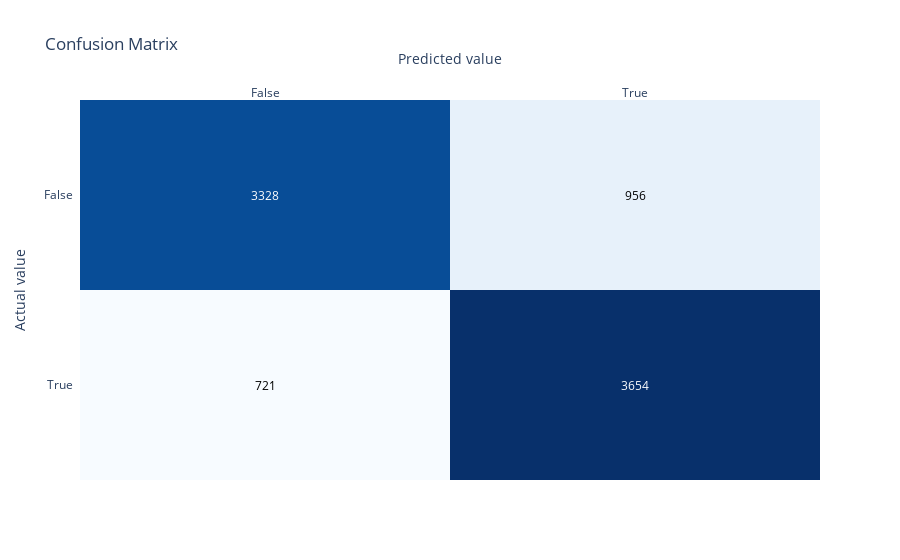

The code cell stored with this chart in its notebook:
### Code cell
base_CatBoost_Mixed.fit(df_train_Mixed, label="Transported", fit_kwargs=base_fit_kwargs_Mixed, metric_list=["accuracy", "roc_auc", "f1", "confusion_matrix"], metric_opt_dir_list=["max", "max","max", "compr"])

### Figure 1 — Plotly figure (JSON) as saved in the notebook; plotly's stock layout.template omitted (floating-point values rounded to 4 significant figures)
{"data": [{"colorscale": [[0, "rgb(247,251,255)"], [0.125, "rgb(222,235,247)"], [0.25, "rgb(198,219,239)"], [0.375, "rgb(158,202,225)"], [0.5, "rgb(107,174,214)"], [0.625, "rgb(66,146,198)"], [0.75, "rgb(33,113,181)"], [0.875, "rgb(8,81,156)"], [1, "rgb(8,48,107)"]], "reversescale": false, "showscale": false, "type": "heatmap", "x": ["False", "True"], "y": ["False", "True"], "z": [[3328, 956], [721, 3654]]}], "layout": {"annotations": [{"font": {"color": "#FFFFFF"}, "showarrow": false, "text": "3328", "x": "False", "xref": "x", "y": "False", "yref": "y"}, {"font": {"color": "#000000"}, "showarrow": false, "text": "956", "x": "True", "xref": "x", "y": "False", "yref": "y"}, {"font": {"color": "#000000"}, "showarrow": false, "text": "721", "x": "False", "xref": "x", "y": "True", "yref": "y"}, {"font": {"color": "#FFFFFF"}, "showarrow": false, "text": "3654", "x": "True", "xref": "x", "y": "True", "yref": "y"}], "autosize": true, "title": {"text": "Confusion Matrix"}, "xaxis": {"autorange": true, "dtick": 1, "gridcolor": "rgb(0, 0, 0)", "range": [-0.5, 1.5], "side": "top", "ticks": "", "title": {"text": "Predicted value"}, "type": "category"}, "yaxis": {"autorange": true, "dtick": 1, "range": [1.5, -0.5], "ticks": "", "ticksuffix": "  ", "title": {"text": "Actual value"}, "type": "category"}}}
